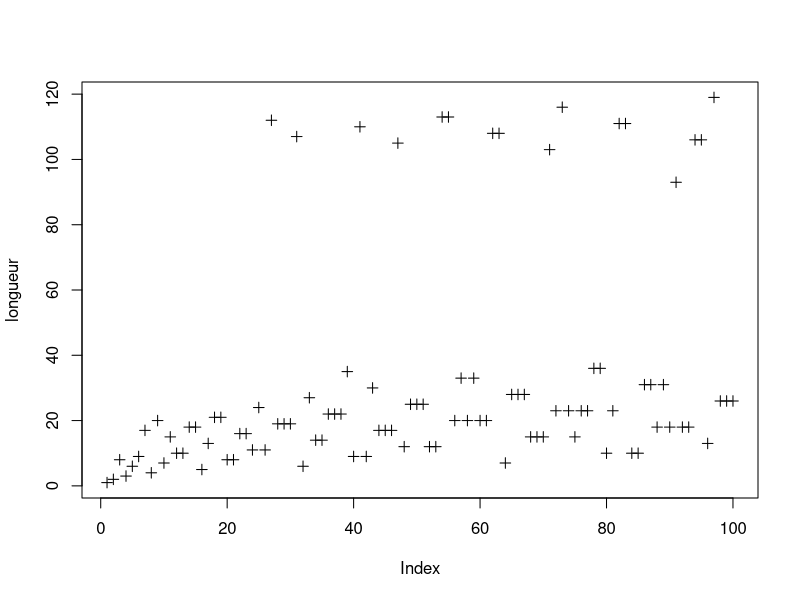
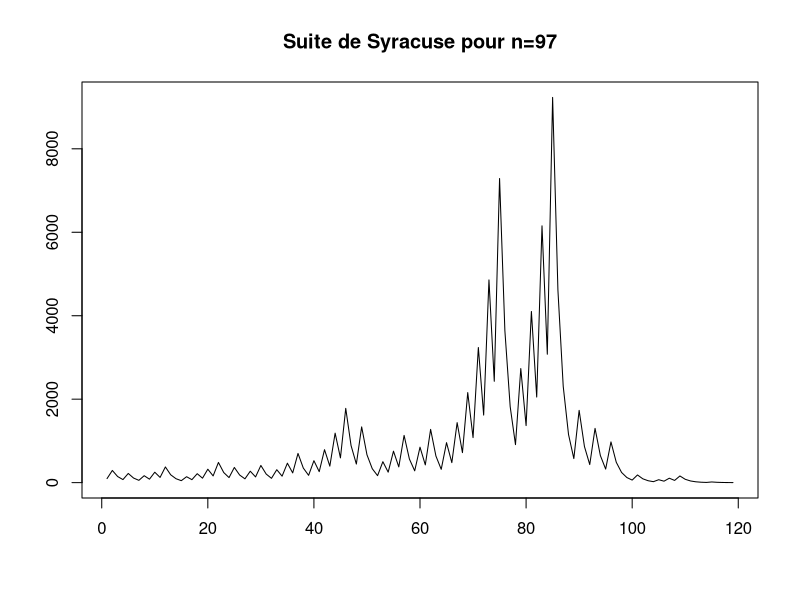
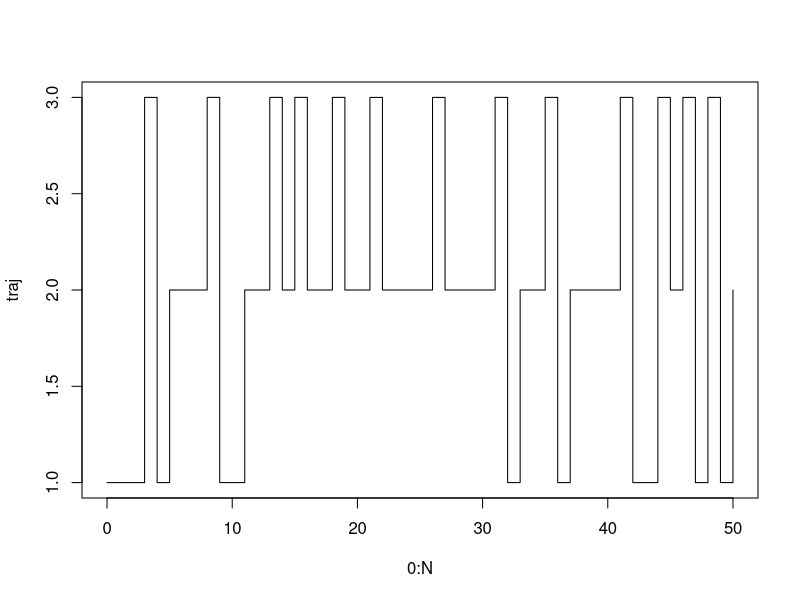
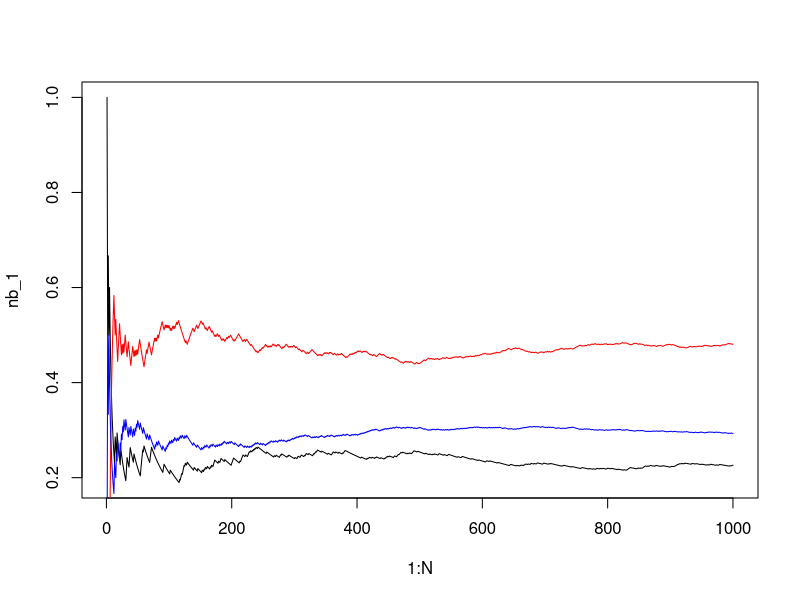

These figures' R source, in order:
## ---- chunk 1
summary(iris)
## ---- chunk 2
dim(iris)
## ---- chunk 3
iris[1:5,]
## ---- chunk 4
versi <- (iris$Species == "versicolor")
iris2 <- iris[versi, ]
## ---- chunk 5
ordre <- order(iris2$Petal.Length)
## ---- chunk 6
iris3 <- iris2[ordre, ]
## ---- chunk 7
head(iris3)
## ---- chunk 8
n <- 10
myst <- 7
tirage <- n+1
nbtirages <- 0

while(tirage!=myst){
  tirage <- sample(0:n,size = 1)
  nbtirages <- nbtirages + 1
}

nbtirages
## ---- chunk 9
f <- function(n,myst){
  tirage <- n+1
  nbtirages <- 0
  while(tirage != myst){
    tirage <- sample(0:n, size = 1)
    nbtirages <- nbtirages+1
  }
  return(nbtirages)
}
## ---- chunk 10
n <- 10
myst <- 7
M <- 100
res <- rep(0,M)
for (m in 1:M){res[m] <- f(n,myst)}
res
## ---- chunk 11
mean(res)
## ---- chunk 12
sd(res)
## ---- chunk 13
myst=7
M=100
n=10
res=sapply(1:M,FUN=function(m){f(n,myst)})
mean(res)
sd(res)
## ---- chunk 14
syracuse <- function(n){
  suite <- n
  i <- 1
  while(suite[i] != 1){
    if (suite[i]%%2 == 0){suite <- cbind(suite, suite[i]/2)
    }else{suite <- cbind(suite, 3*suite[i]+1)}
    i <- i+1
  }
  return(suite)
}
## ---- chunk 15
N <- 100
longueur <- rep(0,N)
for(n in 1:N){
    longueur[n] <- length(syracuse(n))
}
longueur
plot(longueur,pch = 3)
## ---- chunk 16
library(microbenchmark)
    longueur2=sapply(sapply(1:n,syracuse),length)

longueur2

syracuse_loop=function(N){for(n in 1:N){
    longueur[n] <- length(syracuse(n))
}
  longueur}


syracuse_vec=function(N){
  
        longueur2=sapply(sapply(1:n,syracuse),length)
  longueur}


microbenchmark(loop=syracuse_loop(100),vec=syracuse_vec(100),times=10)
microbenchmark(loop=syracuse_loop(1000),vec=syracuse_vec(1000),times=10)
## ---- chunk 17
max(longueur)
## ---- chunk 18
which.max(longueur)
## ---- chunk 19
syrmax <- syracuse(which.max(longueur))
plot(1:length(syrmax), syrmax, type = 'l',
    xlab = '',ylab = '', main = 'Suite de Syracuse pour n=97'
    )
## ---- chunk 20
donnees <- read.table("snore.txt")
## ---- chunk 21
donnees[1, ]
## ---- chunk 22
donnees <- read.table("snore.txt",header=TRUE)
## ---- chunk 23
donnees[1,]
## ---- chunk 24
summary(donnees)
## ---- chunk 25
decoupe <- split(donnees,donnees$ronfle) 
ls(decoupe)
class(decoupe)
## ---- chunk 26
nonronfleur <- decoupe$N
ronfleur <- decoupe$O 
## ---- chunk 27
summary(ronfleur)
summary(nonronfleur)
## ---- chunk 28
n1 <- nrow(ronfleur)
nbhommes1 <- sum(ronfleur$sexe == "H")
nbhommes1/n1
## ---- chunk 29
nbhommes <- sum(donnees$sexe == "H")
nbhommes1/nbhommes
## ---- chunk 30
P=matrix(c(1/3,0,1/2,1/3,1/2,1/2,1/3,1/2,0),nrow=3)
N=50 ## longueur de la trajectoire
x=1 ## état initial
traj=c(x)
for (n in 1:N)
{
  P_x=P[x,]
  u=runif(1) ## on tire un nombre uniformément entre 0 et 1
  if (u<P_x[1]){etat=1} else if (u < (P_x[1]+P_x[2])) {etat=2} else {etat=3}
  x=etat
  traj=c(traj,etat)
}
## ---- chunk 31
plot(0:N,traj,"s")
## ---- chunk 32
N=1000 ## longueur de la trajectoire
x=1 ## état initial
traj=c(x)
for (n in 1:N)
{
  P_x=P[x,]
  u=runif(1) ## on tire un nombre uniformément entre 0 et 1
  if (u<P_x[1]){etat=1} else if (u < (P_x[1]+P_x[2])) {etat=2} else {etat=3}
  x=etat
  traj=c(traj,etat)
}

nb_1=sapply(1:N,FUN=function(T)
  {
  traj_red=traj[1:T]
  length(which(traj_red==1))/T
})

nb_2=sapply(1:N,FUN=function(T)
  {
  traj_red=traj[1:T]
  length(which(traj_red==2))/T
})

nb_3=sapply(1:N,FUN=function(T)
  {
  traj_red=traj[1:T]
  length(which(traj_red==3))/T
})


plot(1:N, nb_1,"l")
lines(1:N,nb_2,col="red")
lines(1:N,nb_3,col="blue")
